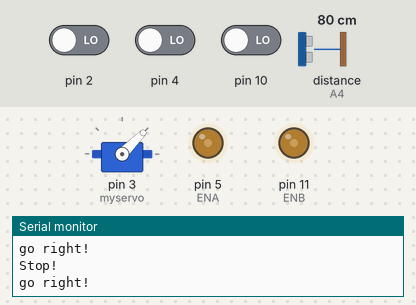
A sketch run on a simulated Arduino Uno, built with avr-gcc and run on an emulated ATmega328P. On the bench: servo, output pins drawn as LEDs (lit = HIGH), the last lines printed to the serial monitor. Wiring (inferred from the names in the program): ultrasonic range finder: trigger A5; echo A4. The inputs (shaded band) are chosen by the test bench; at power-on: distance to the obstacle (sensor on A4) 80 cm, pin 4 LOW, pin 10 LOW, pin 2 LOW. The echo pulse lasts 58.3 µs per cm; pins used as bus, display or sensor lines are not drawn.

Above: at 1.2 s.
1.3 s: distance to the obstacle (sensor on A4) set to 55 cm
At 1.61 s:
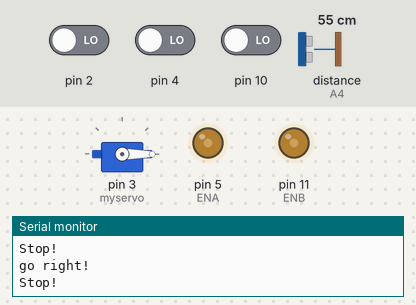
4.3 s: distance to the obstacle (sensor on A4) set to 45 cm
At 5.19 s:
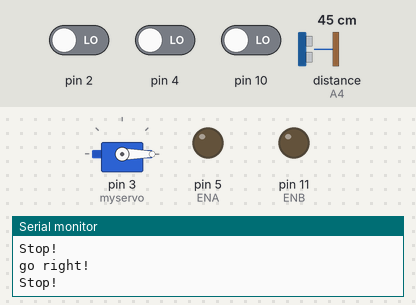
7.3 s: distance to the obstacle (sensor on A4) set to 250 cm
At 7.41 s:
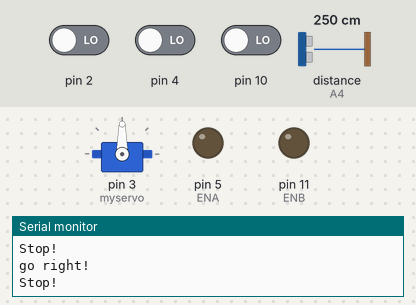
10.3 s: pin 4 driven HIGH
At 11.14 s:
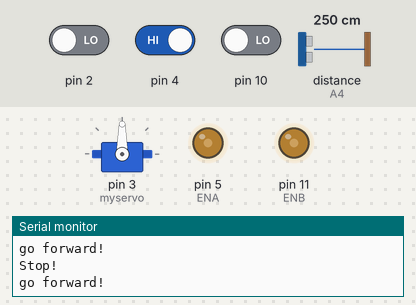
13.3 s: pin 4 driven LOW
16.3 s: pin 10 driven HIGH
Timing chart, 0 to 20.3 s (numbered marks = the images above; inputs shaded):
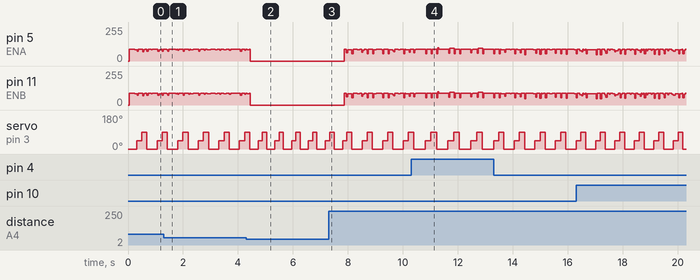

The sketch:

Line_tracking_sonar.ino
```cpp
#include <Servo.h>

//www.elegoo.com
//2016.09.23

//sonar
Servo myservo;
int Echo = A4;
int Trig = A5;
bool move = true;

//movement
int in1=6;
int in2=7;
int in3=8;
int in4=9;
int ENA=5;
int ENB=11;
 int ABS=115;

int distance0 = 100;
int distance45 = 100;
int distance90 = 100;

 void _mForward()
{
  analogWrite(ENA,ABS);
  analogWrite(ENB,ABS);
  digitalWrite(in1,HIGH);//digital output
  digitalWrite(in2,LOW);
  digitalWrite(in3,LOW);
  digitalWrite(in4,HIGH);
  Serial.println("go forward!");
}

void _mBack()
{
  analogWrite(ENA,ABS);
  analogWrite(ENB,ABS);
  digitalWrite(in1,LOW);
  digitalWrite(in2,HIGH);
  digitalWrite(in3,HIGH);
  digitalWrite(in4,LOW);
  Serial.println("go back!");
}

void _mleft()
{
   analogWrite(ENA,ABS);
   analogWrite(ENB,ABS);
  digitalWrite(in1,HIGH);
  digitalWrite(in2,LOW);
  digitalWrite(in3,HIGH);
  digitalWrite(in4,LOW);
   Serial.println("go left!");
}

void _mright()
{
   analogWrite(ENA,ABS);
   analogWrite(ENB,ABS);
  digitalWrite(in1,LOW);
  digitalWrite(in2,HIGH);
  digitalWrite(in3,LOW);
  digitalWrite(in4,HIGH);
   Serial.println("go right!");
}
void _mStop()
{
   digitalWrite(ENA,LOW);
   digitalWrite(ENB,LOW);
   Serial.println("Stop!");
}

void setup()
{
  myservo.attach(3);// attach servo on pin 3 to servo object
  Serial.begin(9600);
  pinMode(Echo, INPUT);
  pinMode(Trig, OUTPUT);
}

//sonar distance measurement from Elegoo's code
int Distance_test()
{
  digitalWrite(Trig, LOW);
  delayMicroseconds(2);
  digitalWrite(Trig, HIGH);
  delayMicroseconds(20);
  digitalWrite(Trig, LOW);
  float Fdistance = pulseIn(Echo, HIGH);
  Fdistance= Fdistance/58;
  return (int)Fdistance;
}

void loop() {
  myservo.write(0);
  followLine(100); //delay
  distance0 = Distance_test();
  move = !(distance90 < 50 || distance45 < 50 || distance0 < 50);

  myservo.write(45);
  followLine(50);
  distance45 = Distance_test();
  move = !(distance90 < 50 || distance45 < 50 || distance0 < 50);

  myservo.write(90);
  followLine(50);
  distance90 = Distance_test();
  move = !(distance90 < 50 || distance45 < 50 || distance0 < 50);
}

void followLine(int time) {
  int timeTaken = 0;
  if (move){
    while (timeTaken < time) {
      int num1,num2,num3;
      num1=digitalRead(10);
      num2=digitalRead(4);
      num3=digitalRead(2);
      if(num2!=0)
      {
        _mForward();
      }
      else if(num1!=0)
      {
         _mleft();
      }
      else
      {
        _mright();
      }
      delay(4);
      timeTaken += 4;
      _mStop();
      delay(1);
      timeTaken += 1;
    }
  }
  else {
    delay(time*3);
  }
}
```

Measured:
- the behaviour switches between 51 and 50 cm on distance to the obstacle (sensor on A4) (found by bisection; images 1 and 2)
- by itself, servo on pin 3 (myservo): repeats every 0.71 s: 0° 0.35 s, 45° 0.18 s, 90° 0.18 s
